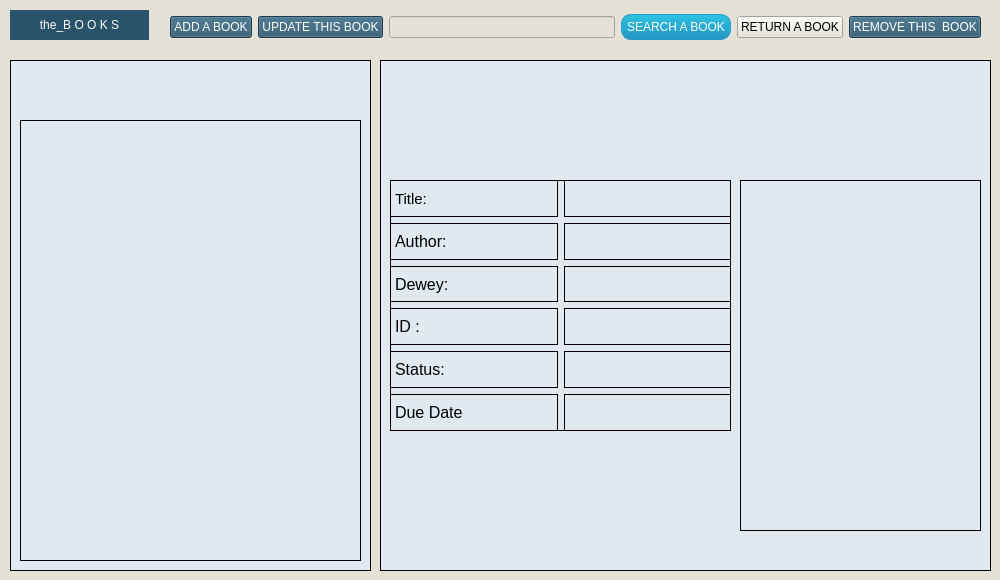
    <widget class="QWidget" name="books">
     <property name="styleSheet">
      <string notr="true">background-color: rgb(229, 225, 214);</string>
     </property>
     <attribute name="title">
      <string>Maintain Books</string>
     </attribute>
     <widget class="QFrame" name="frame_4">
      <property name="geometry">
       <rect>
        <x>380</x>
        <y>60</y>
        <width>611</width>
        <height>511</height>
       </rect>
      </property>
      <property name="styleSheet">
       <string notr="true">background-color: rgb(223, 233, 239);
border: 1px solid #000000;
box-sizing: border-box;</string>
      </property>
      <property name="frameShape">
       <enum>QFrame::StyledPanel</enum>
      </property>
      <property name="frameShadow">
       <enum>QFrame::Plain</enum>
      </property>
      <widget class="QLabel" name="lblImage">
       <property name="geometry">
        <rect>
         <x>360</x>
         <y>120</y>
         <width>241</width>
         <height>351</height>
        </rect>
       </property>
       <property name="frameShape">
        <enum>QFrame::Box</enum>
       </property>
       <property name="text">
        <string/>
       </property>
      </widget>
      <widget class="QWidget" name="layoutWidget_6">
       <property name="geometry">
        <rect>
         <x>10</x>
         <y>120</y>
         <width>341</width>
         <height>251</height>
        </rect>
       </property>
       <layout class="QGridLayout" name="gridLayout">
        <item row="2" column="1">
         <widget class="QLabel" name="lblDewey">
          <property name="font">
           <font>
            <pointsize>12</pointsize>
           </font>
          </property>
          <property name="frameShape">
           <enum>QFrame::Panel</enum>
          </property>
          <property name="text">
           <string/>
          </property>
         </widget>
        </item>
        <item row="5" column="0">
         <widget class="QLabel" name="label_24">
          <property name="font">
           <font>
            <pointsize>12</pointsize>
           </font>
          </property>
          <property name="text">
           <string>Due Date</string>
          </property>
         </widget>
        </item>
        <item row="1" column="1">
         <widget class="QLabel" name="lblAuthor">
          <property name="font">
           <font>
            <pointsize>12</pointsize>
           </font>
          </property>
          <property name="frameShape">
           <enum>QFrame::Panel</enum>
          </property>
          <property name="text">
           <string/>
          </property>
         </widget>
        </item>
        <item row="0" column="1">
         <widget class="QLabel" name="lblBookTitle">
          <property name="font">
           <font>
            <pointsize>12</pointsize>
           </font>
          </property>
          <property name="frameShape">
           <enum>QFrame::Panel</enum>
          </property>
          <property name="text">
           <string/>
          </property>
         </widget>
        </item>
        <item row="5" column="1">
         <widget class="QLabel" name="lbldd">
          <property name="font">
           <font>
            <pointsize>12</pointsize>
           </font>
          </property>
          <property name="frameShape">
           <enum>QFrame::Panel</enum>
          </property>
          <property name="text">
           <string/>
          </property>
         </widget>
        </item>
        <item row="0" column="0">
         <widget class="QLabel" name="label_17">
          <property name="font">
           <font>
            <family>Yu Gothic UI</family>
            <pointsize>11</pointsize>
            <weight>50</weight>
            <italic>false</italic>
            <bold>false</bold>
           </font>
          </property>
          <property name="styleSheet">
           <string notr="true">font: 11pt &quot;Yu Gothic UI&quot;;</string>
          </property>
          <property name="text">
           <string>Title:</string>
          </property>
         </widget>
        </item>
        <item row="2" column="0">
         <widget class="QLabel" name="label_21">
          <property name="font">
           <font>
            <pointsize>12</pointsize>
           </font>
          </property>
          <property name="text">
           <string>Dewey:</string>
          </property>
         </widget>
        </item>
        <item row="1" column="0">
         <widget class="QLabel" name="label_16">
          <property name="font">
           <font>
            <pointsize>12</pointsize>
           </font>
          </property>
          <property name="text">
           <string>Author:</string>
          </property>
         </widget>
        </item>
        <item row="3" column="0">
         <widget class="QLabel" name="label_18">
          <property name="font">
           <font>
            <pointsize>12</pointsize>
           </font>
          </property>
          <property name="text">
           <string>ID :</string>
          </property>
         </widget>
        </item>
        <item row="4" column="0">
         <widget class="QLabel" name="label_19">
          <property name="font">
           <font>
            <pointsize>12</pointsize>
           </font>
          </property>
          <property name="text">
           <string>Status:</string>
          </property>
         </widget>
        </item>
        <item row="3" column="1">
         <widget class="QLabel" name="lbl_ID">
          <property name="font">
           <font>
            <pointsize>12</pointsize>
           </font>
          </property>
          <property name="frameShape">
           <enum>QFrame::Panel</enum>
          </property>
          <property name="text">
           <string/>
          </property>
         </widget>
        </item>
        <item row="4" column="1">
         <widget class="QLabel" name="lblStatus">
          <property name="font">
           <font>
            <pointsize>12</pointsize>
           </font>
          </property>
          <property name="frameShape">
           <enum>QFrame::Panel</enum>
          </property>
          <property name="text">
           <string/>
          </property>
         </widget>
        </item>
       </layout>
      </widget>
     </widget>
     <widget class="QLabel" name="LibraryHeading_2">
      <property name="geometry">
       <rect>
        <x>10</x>
        <y>10</y>
        <width>139</width>
        <height>30</height>
       </rect>
      </property>
      <property name="maximumSize">
       <size>
        <width>16777215</width>
        <height>30</height>
       </size>
      </property>
      <property name="styleSheet">
       <string notr="true">background: rgba(40, 83, 107, 1);
font: 75 9pt &quot;Yu Gothic UI&quot;;
color: white;</string>
      </property>
      <property name="text">
       <string>the_B O O K S</string>
      </property>
      <property name="alignment">
       <set>Qt::AlignCenter</set>
      </property>
     </widget>
     <widget class="QFrame" name="frame">
      <property name="geometry">
       <rect>
        <x>10</x>
        <y>60</y>
        <width>361</width>
        <height>511</height>
       </rect>
      </property>
      <property name="styleSheet">
       <string notr="true">background-color: rgb(223, 233, 239);
border: 1px solid #000000;
box-sizing: border-box;</string>
      </property>
      <property name="frameShape">
       <enum>QFrame::NoFrame</enum>
      </property>
      <property name="frameShadow">
       <enum>QFrame::Raised</enum>
      </property>
      <widget class="QListWidget" name="listBooks">
       <property name="geometry">
        <rect>
         <x>10</x>
         <y>60</y>
         <width>341</width>
         <height>441</height>
        </rect>
       </property>
      </widget>
     </widget>
     <widget class="QWidget" name="layoutWidget_7">
      <property name="geometry">
       <rect>
        <x>170</x>
        <y>10</y>
        <width>811</width>
        <height>35</height>
       </rect>
      </property>
      <layout class="QHBoxLayout" name="horizontalLayout">
       <item>
        <widget class="QPushButton" name="btnAddBook">
         <property name="styleSheet">
          <string notr="true">background: rgba(40, 83, 107, 1);
font: 75 9pt &quot;Yu Gothic UI&quot;;
color: white;</string>
         </property>
         <property name="text">
          <string>ADD A BOOK</string>
         </property>
        </widget>
       </item>
       <item>
        <widget class="QPushButton" name="btnUpdateBook">
         <property name="styleSheet">
          <string notr="true">background: rgba(40, 83, 107, 1);
font: 75 9pt &quot;Yu Gothic UI&quot;;
color: white;</string>
         </property>
         <property name="text">
          <string>UPDATE THIS BOOK</string>
         </property>
        </widget>
       </item>
       <item>
        <widget class="QLineEdit" name="txtSearchBook"/>
       </item>
       <item>
        <widget class="QPushButton" name="btnSearchBook">
         <property name="styleSheet">
          <string notr="true">QPushButton
{
background-color: qlineargradient(spread:pad, x1:0, y1:1, x2:0, y2:0, stop:0 rgba(37, 147, 194, 255), stop:1 rgba(45, 196, 226, 255));
color: rgb(255, 255, 255);
font: 8pt &quot;Century Gothic&quot;;
min-width: 80px;
border-style: solid;
border-width: 1px;
border-radius: 10px;
border-color: rgb(38, 156, 200);
padding: 5px;}

QPushButton::flat
{
background-color: transparent;
border: none;
color: #fff;}

QPushButton::disabled
{
background-color: rgb(131, 165, 174);
color: black;
border-color: black;}

QPushButton::hover
{
background-color: qlineargradient(spread:pad, x1:0, y1:1, x2:0, y2:0, stop:0 rgba(47, 160, 194, 255), stop:1 rgba(57, 209, 209, 255));
border: 1px solid rgb(41, 170, 182);}
</string>
         </property>
         <property name="text">
          <string>SEARCH A BOOK</string>
         </property>
        </widget>
       </item>
       <item>
        <widget class="QPushButton" name="btnreturnbook">
         <property name="styleSheet">
          <string notr="true">font: 75 9pt &quot;Yu Gothic UI&quot;;</string>
         </property>
         <property name="text">
          <string>RETURN A BOOK</string>
         </property>
        </widget>
       </item>
       <item>
        <widget class="QPushButton" name="btnRemoveBook">
         <property name="styleSheet">
          <string notr="true">background: rgba(40, 83, 107, 1);
font: 75 9pt &quot;Yu Gothic UI&quot;;
color: white;</string>
         </property>
         <property name="text">
          <string>REMOVE THIS  BOOK</string>
         </property>
        </widget>
       </item>
      </layout>
     </widget>
    </widget>
